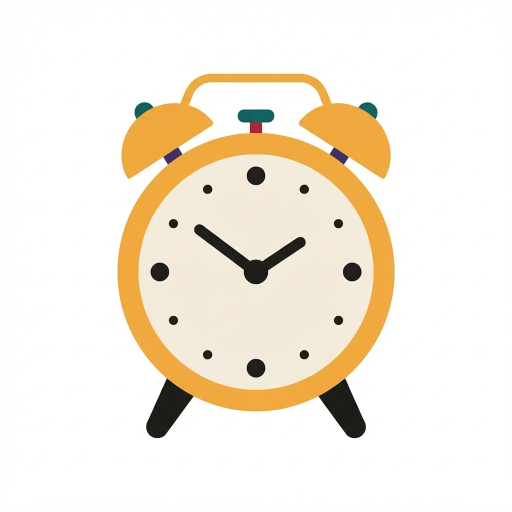
#> input picture design/raw/v_clock.jpg, 1024 x 1024 px, found by its file name (shown at 1/2 size)
$ python vectorize.py design/raw/v_clock.jpg assets/illustrations/clock.svg
#> lines starting #> are read from the running program, lines starting #| are printed output that depends on the picture
"""
Turn a flat Gemini illustration (on white) into a clean, transparent SVG.

  python scripts/vectorize.py design/raw/v_clock.jpg assets/illustrations/clock.svg

1. Snap every pixel to the app palette (kills JPEG noise -> few, flat colours).
2. Flood-fill the white background from the image edges -> transparent
   (interior cream/white areas stay).
3. Crop to the artwork, then trace with vtracer.
"""
import re
import sys
from collections import deque

import vtracer
from PIL import Image

PALETTE = {
    'teal': (15, 94, 91),
    'ruby': (163, 32, 44),
    'gold': (242, 169, 59),
    'cream': (243, 234, 219),
    'plum': (62, 42, 107),
    'ink': (27, 26, 23),
    'white': (255, 255, 255),
}
COLS = list(PALETTE.values())


def nearest(c):
    r, g, b = c
    return min(COLS, key=lambda p: (p[0] - r) ** 2 * 2 + (p[1] - g) ** 2 * 4 + (p[2] - b) ** 2 * 3)


def main(src, dst, size=512):
#> called with src = 'design/raw/v_clock.jpg', dst = 'assets/illustrations/clock.svg', size = 512
    im = Image.open(src).convert('RGB').resize((size, size), Image.LANCZOS)
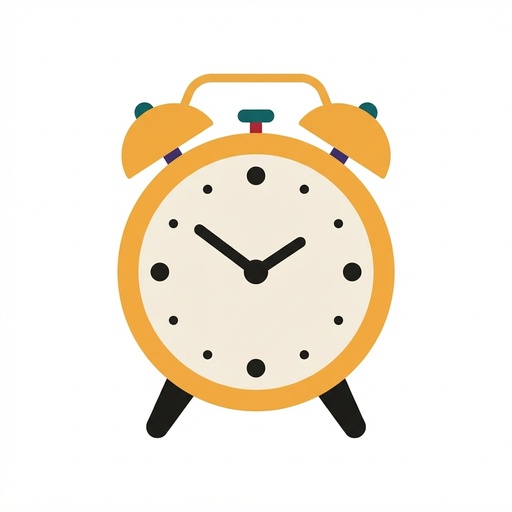
#> im: PIL image 512x512 RGB; mean R, G, B 245, 236.9, 223.8
    w, h = im.size
#> w = 512; h = 512
    px = im.load()
    cache = {}
    for y in range(h):
        for x in range(w):
            c = px[x, y]
            if c not in cache:
                cache[c] = nearest(c)
            px[x, y] = cache[c]
#> after the loop, cache = 8075 items

    # Background: white reachable from the border.
    rgba = im.convert('RGBA')
    a = rgba.load()
    seen = bytearray(w * h)
    q = deque((x, y) for x in range(w) for y in (0, h - 1))
    q.extend((x, y) for y in range(h) for x in (0, w - 1))
    white = PALETTE['white']
    while q:
        x, y = q.popleft()
        i = y * w + x
        if seen[i]:
            continue
        seen[i] = 1
        if px[x, y] != white:
            continue
        a[x, y] = (255, 255, 255, 0)
        for nx, ny in ((x + 1, y), (x - 1, y), (x, y + 1), (x, y - 1)):
            if 0 <= nx < w and 0 <= ny < h and not seen[ny * w + nx]:
                q.append((nx, ny))

    bbox = rgba.getbbox()
#> bbox = (117, 73, 395, 439)
    pad = 8
    rgba = rgba.crop((max(0, bbox[0] - pad), max(0, bbox[1] - pad), min(w, bbox[2] + pad), min(h, bbox[3] + pad)))
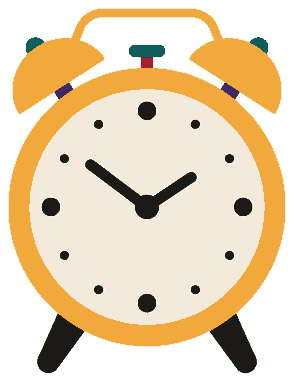
#> rgba: PIL image 294x382 RGBA; mean R, G, B, A 233, 213.1, 182.1, 182.4; transparent parts drawn white
    tmp = dst + '.png'
    rgba.save(tmp)

    # Positional on purpose: keyword arguments crash vtracer's binding on Python 3.14.
    # (path, out, colormode, hierarchical, mode, filter_speckle, color_precision,
    #  layer_difference, corner_threshold, length_threshold, max_iterations, splice_threshold, path_precision)
    vtracer.convert_image_to_svg_py(tmp, dst, 'color', 'stacked', 'spline', 6, 6, 16, 60, 4.0, 10, 45, 2)
#> (this line was passed over: vtracer is not available in this run)
#> (the run stopped early here; a loop or call above may not have finished)
